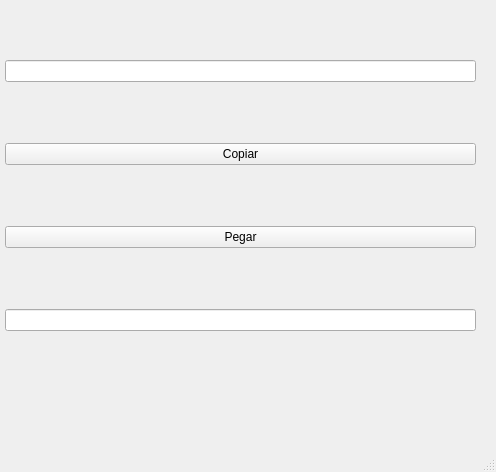
<?xml version="1.0" encoding="UTF-8"?>
<ui version="4.0">
 <class>SegnialesSlots</class>
 <widget class="QMainWindow" name="SegnialesSlots">
  <property name="geometry">
   <rect>
    <x>0</x>
    <y>0</y>
    <width>496</width>
    <height>472</height>
   </rect>
  </property>
  <property name="windowTitle">
   <string>Señales y Slots</string>
  </property>
  <widget class="QWidget" name="centralwidget">
   <widget class="QWidget" name="verticalLayoutWidget">
    <property name="geometry">
     <rect>
      <x>0</x>
      <y>0</y>
      <width>481</width>
      <height>391</height>
     </rect>
    </property>
    <layout class="QVBoxLayout" name="lay_vert_principal">
     <property name="leftMargin">
      <number>5</number>
     </property>
     <property name="topMargin">
      <number>5</number>
     </property>
     <property name="rightMargin">
      <number>5</number>
     </property>
     <property name="bottomMargin">
      <number>5</number>
     </property>
     <item>
      <widget class="QLineEdit" name="txt_fuente"/>
     </item>
     <item>
      <widget class="QPushButton" name="btn_copiar">
       <property name="text">
        <string>Copiar</string>
       </property>
      </widget>
     </item>
     <item>
      <widget class="QPushButton" name="btn_pegar">
       <property name="text">
        <string>Pegar</string>
       </property>
      </widget>
     </item>
     <item>
      <widget class="QLineEdit" name="txt_destino">
       <property name="readOnly">
        <bool>true</bool>
       </property>
      </widget>
     </item>
    </layout>
   </widget>
  </widget>
  <widget class="QMenuBar" name="menubar">
   <property name="geometry">
    <rect>
     <x>0</x>
     <y>0</y>
     <width>496</width>
     <height>23</height>
    </rect>
   </property>
  </widget>
  <widget class="QStatusBar" name="statusbar"/>
 </widget>
 <resources/>
 <connections>
  <connection>
   <sender>btn_copiar</sender>
   <signal>pressed()</signal>
   <receiver>txt_fuente</receiver>
   <slot>selectAll()</slot>
   <hints>
    <hint type="sourcelabel">
     <x>240</x>
     <y>174</y>
    </hint>
    <hint type="destinationlabel">
     <x>240</x>
     <y>91</y>
    </hint>
   </hints>
  </connection>
  <connection>
   <sender>btn_copiar</sender>
   <signal>released()</signal>
   <receiver>txt_fuente</receiver>
   <slot>copy()</slot>
   <hints>
    <hint type="sourcelabel">
     <x>240</x>
     <y>174</y>
    </hint>
    <hint type="destinationlabel">
     <x>240</x>
     <y>91</y>
    </hint>
   </hints>
  </connection>
  <connection>
   <sender>btn_pegar</sender>
   <signal>clicked()</signal>
   <receiver>txt_destino</receiver>
   <slot>paste()</slot>
   <hints>
    <hint type="sourcelabel">
     <x>240</x>
     <y>257</y>
    </hint>
    <hint type="destinationlabel">
     <x>240</x>
     <y>340</y>
    </hint>
   </hints>
  </connection>
 </connections>
</ui>
